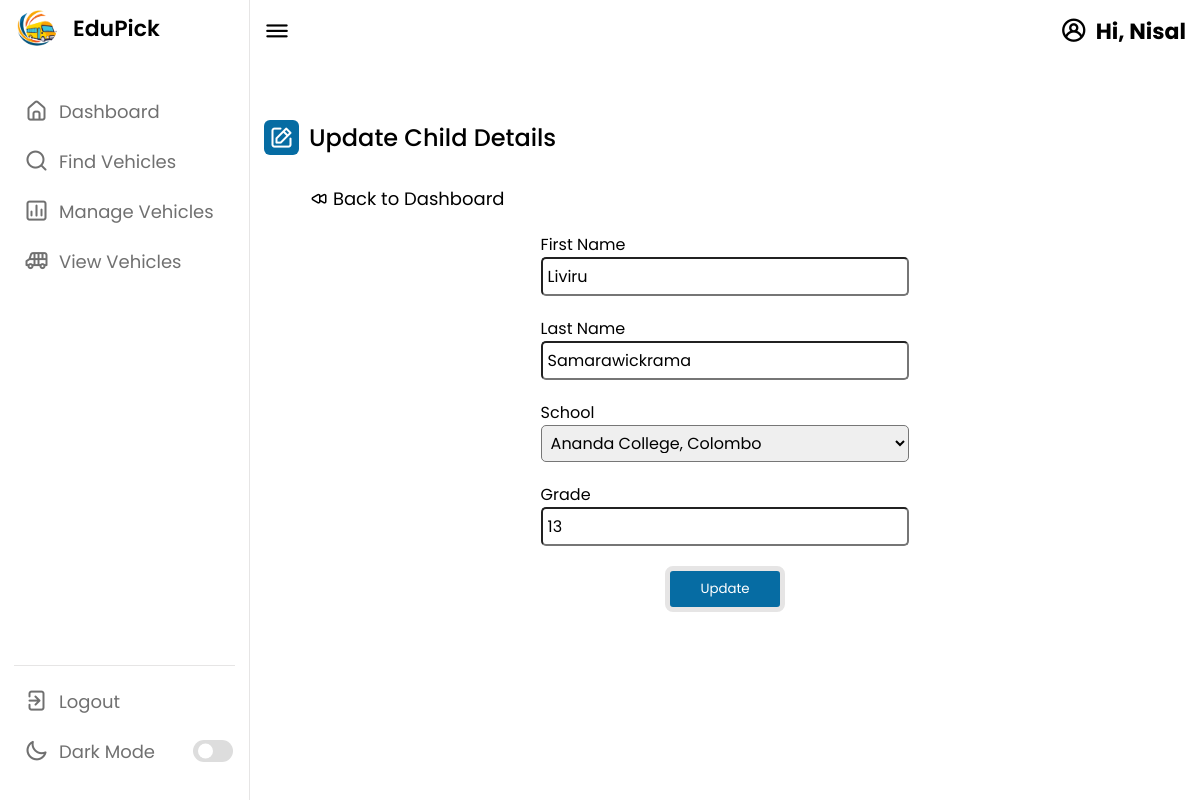
Page /parents/updateChild/18 (signed in) on the committed database.
### tables this page shows
CREATE TABLE `child` (
  `childID` int NOT NULL,
  `firstName` varchar(30) NOT NULL,
  `lastName` varchar(30) NOT NULL,
  `school` varchar(255) NOT NULL,
  `grade` int NOT NULL,
  `absentState` tinyint(1) NOT NULL,
  `parentID` int NOT NULL,
  `vanID` int DEFAULT NULL,
  `regDate` timestamp NOT NULL DEFAULT CURRENT_TIMESTAMP,
  `isDeleted` tinyint(1) NOT NULL DEFAULT '0'
);

### app/controllers/Parents.php (called while the page is built, shortened)
<?php
    class Parents extends Controller {
        public function __construct(){
            $this->parentModel = $this->model('Parent_');
        }
        public function updateChild($child_id){
            $child = $this->parentModel->getChild($child_id);
            $data = [
                'child_id' => $child_id,
                'firstName' => $child->firstName,
                'lastName' => $child->lastName,
                'school' => $child->school,
                'grade' => $child->grade,
                'parentID' => $child->parentID,
                'firstName_err' => '',
                'lastName_err' => '',
                'school_err' => '',
                'grade_err' => ''
            ];
            $this->view('parents/updateChild', $data);
        }
}

### app/libraries/Core.php (called while the page is built, shortened)
<?php
class Core {
    protected $currentMethod = 'index';
    public function __construct(){
        $url = $this->getURL();
       $url = $url ?? ['pages'];
        if(file_exists('../app/controllers/' . ucwords($url[0]) . '.php')){
            unset($url[0]);
        }
        $this->currentController = new $this->currentController;
        if(isset($url[1])){
            if(method_exists($this->currentController, $url[1])){
                $this->currentMethod = $url[1];
                unset($url[1]);
            }
        }
        $this->params = $url ? array_values($url) : [];
        call_user_func_array([$this->currentController, $this->currentMethod], $this->params);
    }
    public function getURL(){
        if(isset($_GET['url'])){
            $url = rtrim($_GET['url'], '/');
            $url = filter_var($url, FILTER_SANITIZE_URL);
            $url = explode('/', $url);
            return $url;
        }
    }
}

### public/index.php (called while the page is built, shortened)
<?php
  $init = new Core;

### app/libraries/Database.php (called while the page is built, shortened)
<?php
     class Database {
        private $host = DB_HOST;
        private $user = DB_USER;
        private $pass = DB_PASS;
        private $dbname = DB_NAME;
        private $dbh;
        private $stmt;
        public function __construct(){
            $dsn = 'mysql:host=' . $this->host . ';dbname=' . $this->dbname;
            $options = array(
                PDO::ATTR_PERSISTENT => true,
                PDO::ATTR_ERRMODE => PDO::ERRMODE_EXCEPTION
            );
            try{
                $this->dbh = new PDO($dsn, $this->user, $this->pass, $options);
            } catch(PDOException $e){
                $this->error = $e->getMessage();
                echo $this->error;
            }
        }
        public function query($sql){
            $this->stmt = $this->dbh->prepare($sql);
        }
        public function bind($param, $value, $type = null){
            if(is_null($type)){
                switch(true){
                    default:
                        $type = PDO::PARAM_STR;
                }
            }
            $this->stmt->bindValue($param, $value, $type);
        }
        public function execute(){
            return $this->stmt->execute();
        }
        public function single(){
            $this->execute();
            return $this->stmt->fetch(PDO::FETCH_OBJ);
        }
     }

### app/models/Parent_.php (called while the page is built, shortened)
<?php
    class Parent_ {
        private $db;
        public function __construct(){
            $this->db = new Database;
        }
        public function getChild($child_id){
            $this->db->query('SELECT * FROM child WHERE childID = :child_id AND isDeleted = 0');
            $this->db->bind(':child_id', $child_id);
            $row = $this->db->single();
            return $row;
        }
    }

### app/views/parents/updateChild.php (the view, shortened to what this page needs)
<?php require APPROOT . '/views/inc/header.php'; ?>
<link rel="stylesheet" href="<?php echo URLROOT; ?>/parent/style.css" />
<link rel="stylesheet" href="https://unicons.iconscout.com/release/v4.0.0/css/line.css">
</head>
<body>
    <?php require APPROOT . '/views/inc/parentNav.php'; ?>
        <div class="dash-content">
            <div class="overview">
                <div class="title">
                    <i class="uil uil-edit"></i>
                    <span class="text">Update Child Details</span>
                </div>
            </div>
            <div class="goback-link">
                <a href="<?php echo URLROOT; ?>/parents/manageChildren">
                    <i class="uil uil-backward"></i>
                    <span class="text">Back to Dashboard</span>
                </a>
            </div>
            <div class="add-child">
                <form action="<?php echo URLROOT; ?>/parents/updateChildPost" method="POST">
                    <div class="input-box">
                        <span class="details">First Name</span>
                        <input type="text" id="first_name" name="first_name" value="<?php echo $data['firstName'] ?>">
                    </div>
                    <div class="input-box">
                        <span class="details">Last Name</span>
                        <input type="text" id="last_name" name="last_name" value="<?php echo $data['lastName'] ?>">
                    </div>
                    <div class="input-box">
                        <span class="details">School</span>
                        <select class="" id="school" name="school">
                            <option value="Ananda College, Colombo" <?php echo ($data['school'] == 'Ananda College, Colombo') ? 'selected' : ''?>>Ananda College, Colombo</option>
                        </select>
                    </div>
                    <div class="input-box">
                        <span class="details">Grade</span>
                        <input type="number" id="grade" name="grade" value="<?php echo $data['grade'] ?>">
                    </div>
                    <div class="submit-button">
                        <input type="submit" value="Update">
                    </div>
                </form>
        </div>
    </section>
    <?php require APPROOT . '/views/inc/footer.php'; ?>

### public/parent/style.css (style rules this page uses)
* { margin: 0; padding: 0; box-sizing: border-box; font-family: 'Poppins', sans-serif; }
:root { --primary-color: #066ca3; --panel-color: #FFF; --text-color: #000; --black-light-color: #707070; --border-color: #e6e5e5; --toggle-color: #DDD; --box1-color: #4DA3FF; --title-icon-color: #fff; --delete-edit-color: #4DA3FF; --child-card-color: #f2f2f2; --tran-05: all 0.5s ease; --tran-03: all 0.3s ease; --tran-03: all 0.2s ease; }
body { min-height: 100vh; background-color: var(--primary-color); }
.dashboard .dash-content { padding-top: 50px; }
.dash-content .title { display: flex; align-items: center; margin: 60px 0 30px 0; }
.dash-content .title i { position: relative; height: 35px; width: 35px; background-color: var(--primary-color); border-radius: 6px; color: var(--title-icon-color); display: flex; align-items: center; justify-content: center; font-size: 24px; }
.dash-content .title .text { font-size: 24px; font-weight: 500; color: var(--text-color); margin-left: 10px; }
.add-child { display: flex; justify-content:center; align-items: center; color: var(--text-color); }
.add-child form { width: 40%; }
.input-box { display: flex; align-items:flex-start; flex-direction: column; margin-top: 20px; }
.input-box input { width: 100%; padding: 5px; border-radius: 5px; font-size: 16px; transition: var(--tran-05); }
.input-box select { width: 100%; padding: 5px; border-radius: 5px; font-size: 16px; transition: var(--tran-05); }
.submit-button { display: flex; justify-content: center; align-items: center; margin-top: 20px; }
.submit-button input { border-radius: 8px; padding: 8px 30px; background-color: var(--primary-color); color: var(--title-icon-color); border: 5px solid var(--border-color); }
.goback-link { margin-left: 5%; }
.goback-link a { text-decoration: none; color: var(--text-color); font-size: 18px; font-weight: 400; }

### rows in the picture
child: first_name "Liviru", last_name "Samarawickrama", school "Ananda College, Colombo", grade "13"

### other values in the picture
$_SESSION['user_fname'] "Nisal"
